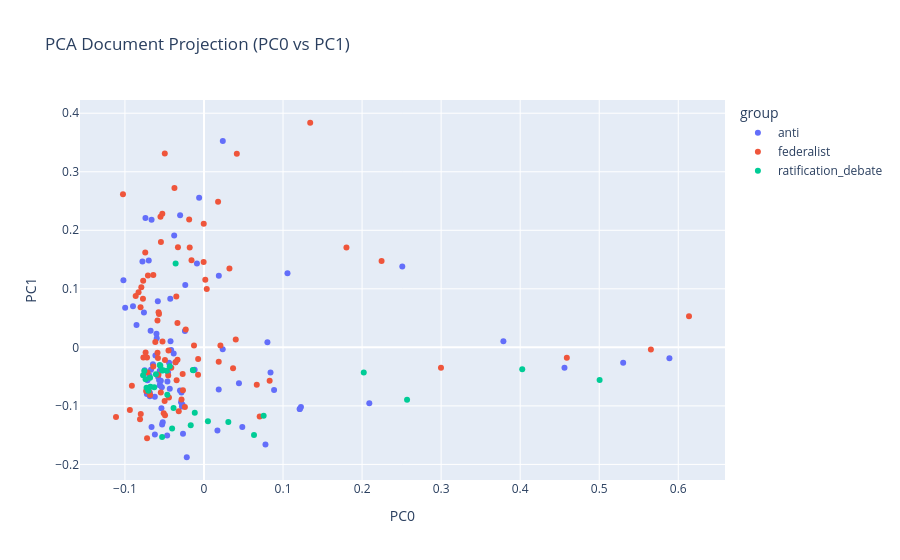

Notebook code cell kept with this figure:
### Markdown cell above
## PCA Visualization 1

### Code cell
# --- document scatterplot (PC0 vs PC1) ---

import plotly.express as px

# join group info
DCM_plot = DCM.join(LIB[['group']])

fig = px.scatter(
    DCM_plot,
    x='PC0',
    y='PC1',
    color='group',
    title='PCA Document Projection (PC0 vs PC1)',
    hover_name=DCM_plot.index
)

fig.show()
